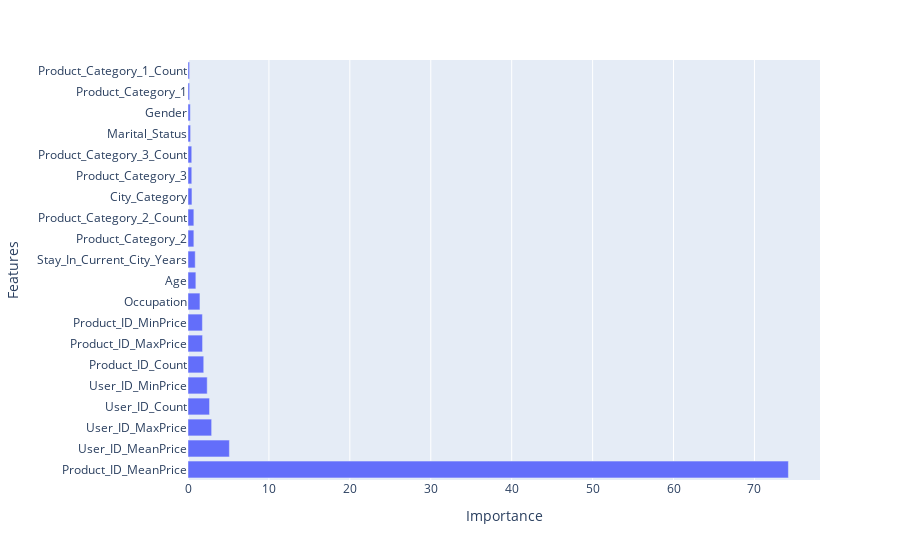

Notebook code cell kept with this figure:
### Code cell
plt.figure(figsize=(20,10))
px.bar(Feature_data_forest,
           x='Importance',
           y='Features')
# As we can see that Product_ID_Mean_Price have highest importance in forest model--

### Figure 1 — Plotly figure (JSON) as saved in the notebook; plotly's stock layout.template omitted (floating-point values rounded to 4 significant figures)
{"data": [{"alignmentgroup": "True", "hovertemplate": "Importance=%{x}<br>Features=%{y}<extra></extra>", "legendgroup": "", "marker": {"color": "#636efa", "pattern": {"shape": ""}}, "name": "", "offsetgroup": "", "orientation": "h", "showlegend": false, "textposition": "auto", "type": "bar", "x": [74.19, 5.115, 2.921, 2.662, 2.374, 1.945, 1.799, 1.779, 1.477, 0.9714, 0.8934, 0.7243, 0.7227, 0.4887, 0.4655, 0.4616, 0.3197, 0.2869, 0.2022, 0.1963], "xaxis": "x", "y": ["Product_ID_MeanPrice", "User_ID_MeanPrice", "User_ID_MaxPrice", "User_ID_Count", "User_ID_MinPrice", "Product_ID_Count", "Product_ID_MaxPrice", "Product_ID_MinPrice", "Occupation", "Age", "Stay_In_Current_City_Years", "Product_Category_2", "Product_Category_2_Count", "City_Category", "Product_Category_3", "Product_Category_3_Count", "Marital_Status", "Gender", "Product_Category_1", "Product_Category_1_Count"], "yaxis": "y"}], "layout": {"barmode": "relative", "legend": {"tracegroupgap": 0}, "margin": {"t": 60}, "xaxis": {"anchor": "y", "domain": [0, 1], "title": {"text": "Importance"}}, "yaxis": {"anchor": "x", "domain": [0, 1], "title": {"text": "Features"}}}}
